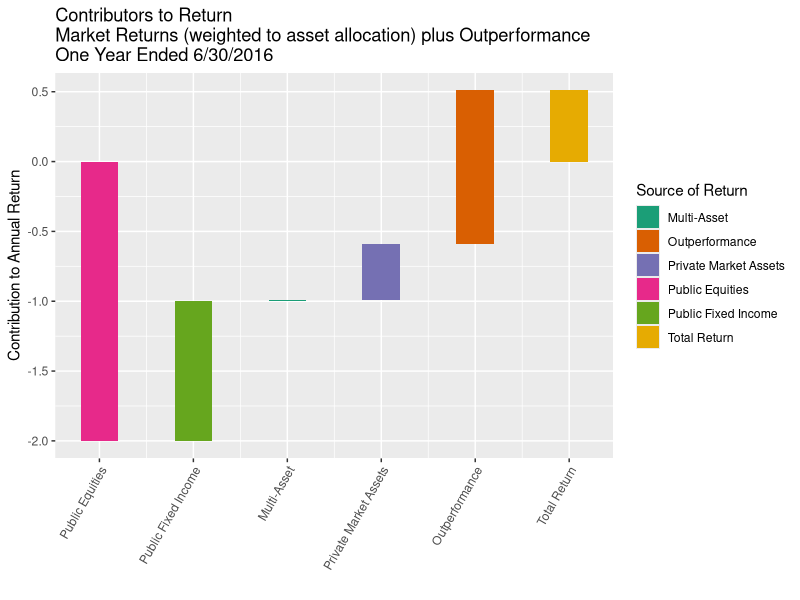
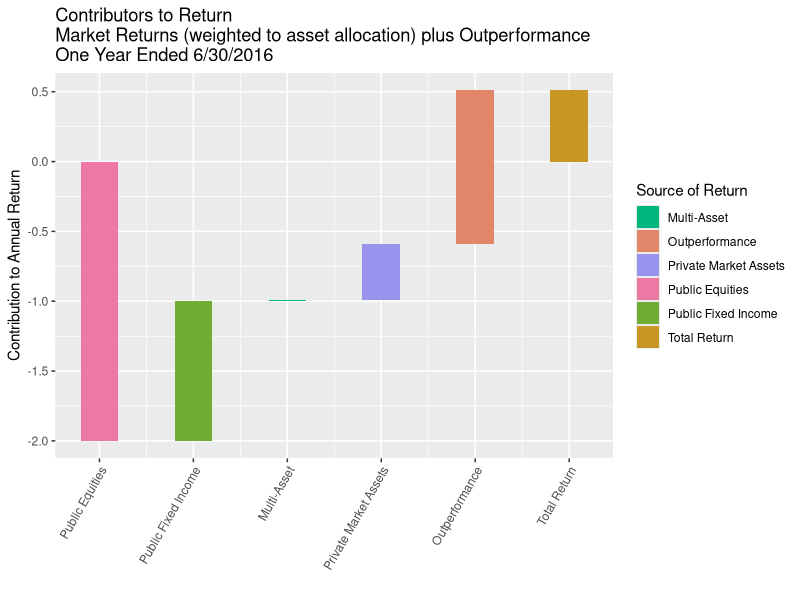
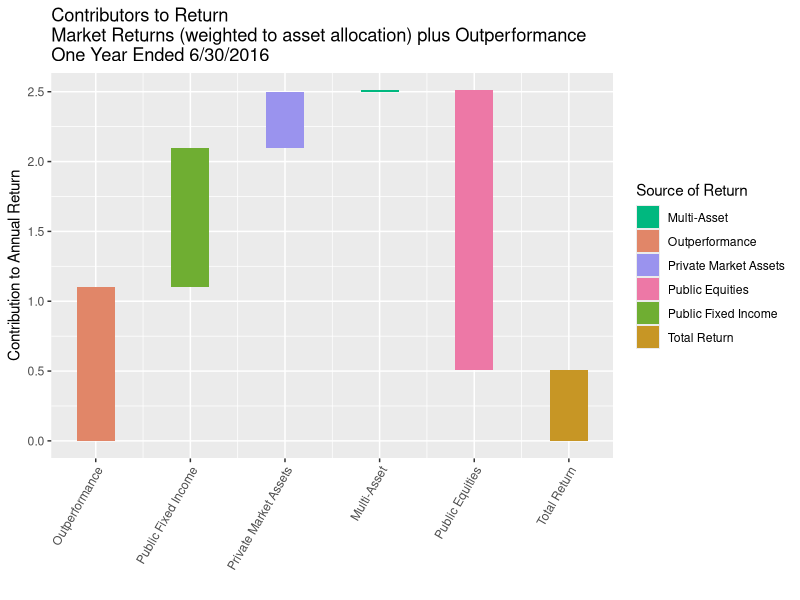
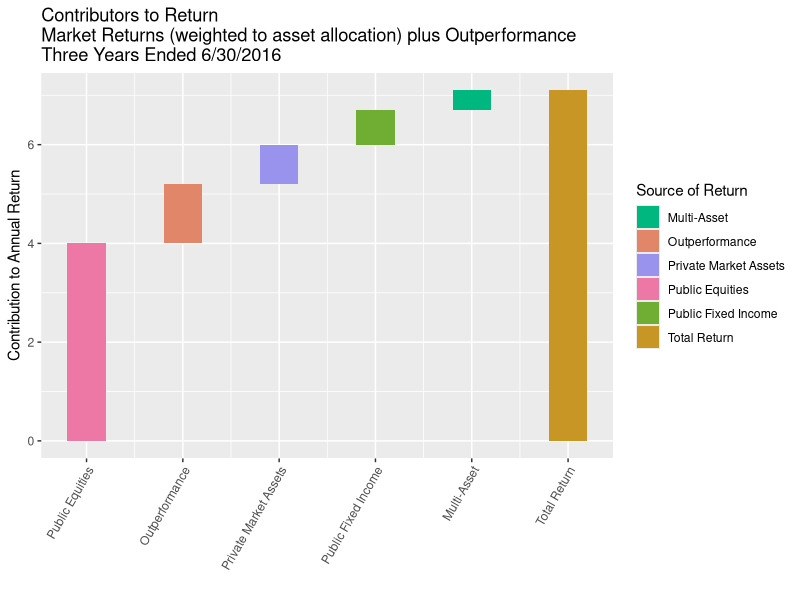

Reproduce these figures in R, in order.
## ---- chunk 1
require(scales)
require(RColorBrewer)
colorpalette=brewer.pal(8,'Dark2')
colorpalettem=muted(colorpalette,l=65,c=75) #if you use muted function, needs to be before you load ggplot2
require(ggplot2)
desc=c("Public Equities","Public Fixed Income","Multi-Asset","Private Market Assets","Outperformance","Total Return")
returns=c(-2,1,0.01,.4,1.1) #does not include the total
balance=data.frame(desc)
balance$id=1:length(desc)
balance$end=c(cumsum(returns),sum(returns))
balance$start=c(0,head(balance$end,-1))
balance$start[length(desc)]=0
ggplot(balance, aes(x=id))+
  geom_rect(aes(x=id,xmin=id-.2,xmax=id+.2,ymin=end, ymax=start,fill=desc))+
  scale_x_continuous("",breaks=balance$id,labels=desc)+
  scale_fill_manual(values=colorpalette,name="Source of Return")+
  ggtitle("Contributors to Return\nMarket Returns (weighted to asset allocation) plus Outperformance\nOne Year Ended 6/30/2016")+
  xlab("")+
  ylab("Contribution to Annual Return")+
  theme(axis.text.x=element_text(angle=60,hjust=1))
## ---- chunk 2
ggplot(balance, aes(x=id))+
  geom_rect(aes(x=id,xmin=id-.2,xmax=id+.2,ymin=end, ymax=start,fill=desc))+
  scale_x_continuous("",breaks=balance$id,labels=desc)+
  scale_fill_manual(values=colorpalettem,name="Source of Return")+
  ggtitle("Contributors to Return\nMarket Returns (weighted to asset allocation) plus Outperformance\nOne Year Ended 6/30/2016")+
  xlab("")+
  ylab("Contribution to Annual Return")+
  theme(axis.text.x=element_text(angle=60,hjust=1))


## ---- chunk 3

desc=c("Public Equities","Public Fixed Income","Multi-Asset","Private Market Assets","Outperformance","Total Return")
returns=c(-2,1,0.01,.4,1.1)
sortidx=sort.int(returns,decreasing=TRUE,index.return=TRUE)$ix
returns.sort=returns[sortidx]
desc.sort=c(desc[sortidx],desc[length(desc)])
balance=data.frame(desc.sort)
balance$id=1:length(desc)
balance$end=c(cumsum(returns.sort),sum(returns.sort))
balance$start=c(0,head(balance$end,-1))
balance$start[length(desc)]=0
ggplot(balance, aes(x=id))+
  geom_rect(aes(x=id,xmin=id-.2,xmax=id+.2,ymin=end, ymax=start,fill=desc.sort))+
  scale_x_continuous("",breaks=balance$id,labels=desc.sort)+
  scale_fill_manual(values=colorpalettem,name="Source of Return")+
  ggtitle("Contributors to Return\nMarket Returns (weighted to asset allocation) plus Outperformance\nOne Year Ended 6/30/2016")+
  xlab("")+
  ylab("Contribution to Annual Return")+
  theme(axis.text.x=element_text(angle=60,hjust=1))
## ---- chunk 4

desc=c("Public Equities","Public Fixed Income","Multi-Asset","Private Market Assets","Outperformance","Total Return")
returns=c(4,.7,.4,.8,1.2)
sortidx=sort.int(returns,decreasing=TRUE,index.return=TRUE)$ix
returns.sort=returns[sortidx]
desc.sort=c(desc[sortidx],desc[length(desc)])
balance=data.frame(desc.sort)
balance$id=1:length(desc)
balance$end=c(cumsum(returns.sort),sum(returns.sort))
balance$start=c(0,head(balance$end,-1))
balance$start[length(desc)]=0
ggplot(balance, aes(x=id))+
  geom_rect(aes(x=id,xmin=id-.2,xmax=id+.2,ymin=end, ymax=start,fill=desc.sort))+
  scale_x_continuous("",breaks=balance$id,labels=desc.sort)+
  scale_fill_manual(values=colorpalettem,name="Source of Return")+
  ggtitle("Contributors to Return\nMarket Returns (weighted to asset allocation) plus Outperformance\nThree Years Ended 6/30/2016")+
  xlab("")+
  ylab("Contribution to Annual Return")+
  theme(axis.text.x=element_text(angle=60,hjust=1))
